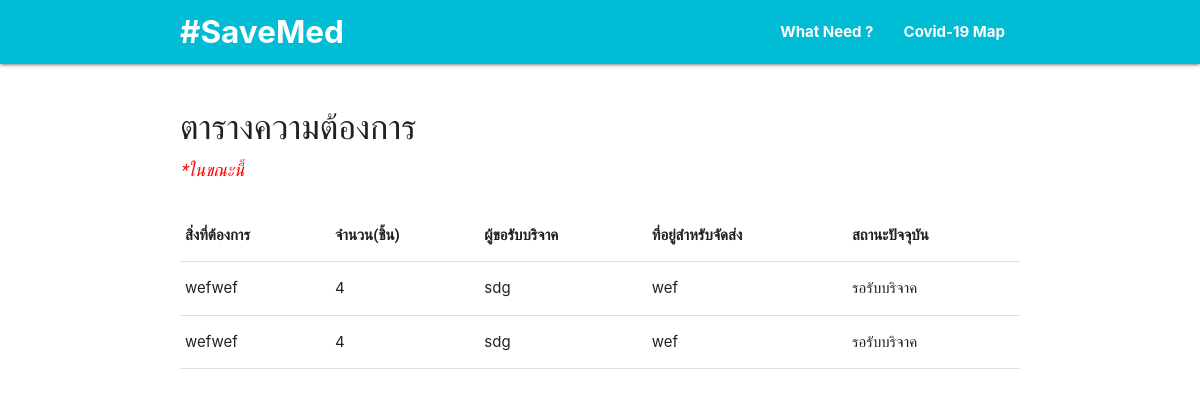
The page /need.php on the database as committed earlier.
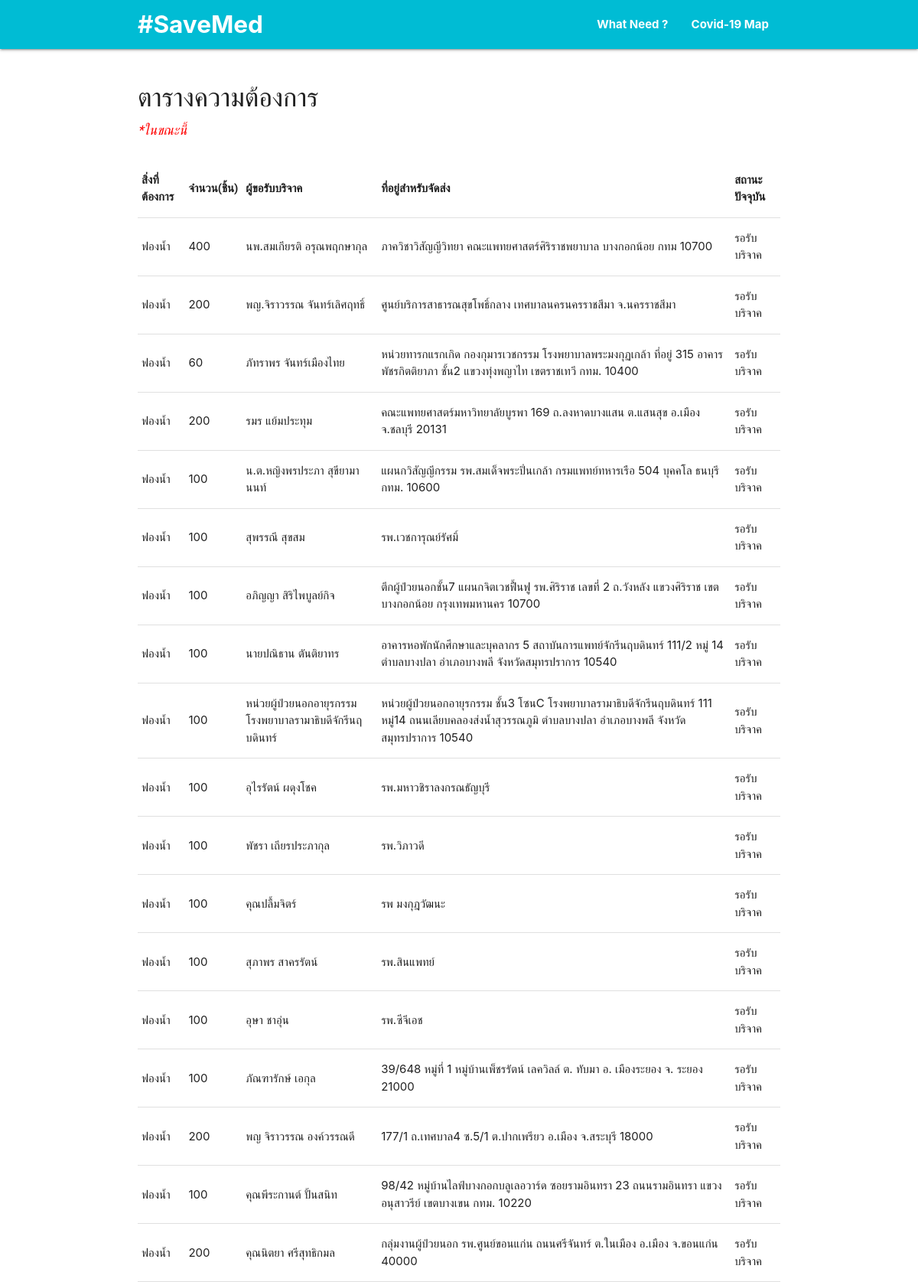
The same page on the database as committed later.
### tables this page shows
CREATE TABLE `save_med` (
  `id` int(10) NOT NULL,
  `need` text NOT NULL,
  `piece` int(11) NOT NULL,
  `place` text NOT NULL,
  `applicant` text NOT NULL,
  `contact` text NOT NULL,
  `status` text NOT NULL
);

### need.php (the view, shortened to what this page needs)
<?php
    $status = "รอรับบริจาค";
    require './server/server.php';
    $sql = "SELECT `need`, `piece`, `place`, `applicant`, `status` FROM save_med WHERE save_med.status = '$status' ";
    $result = mysqli_query($connect,$sql);
?>
<!DOCTYPE html>
<html lang="en">
<head>
    <link rel="stylesheet" href="css/font.css">
    <link href="css/materialize.css" type="text/css" rel="stylesheet" media="screen,projection" />
    <link href="css/style.css" type="text/css" rel="stylesheet" media="screen,projection" />
</head>
<body>
    <nav class="cyan" role="navigation">
        <div class="nav-wrapper container">
            <a id="logo-container" href="index.php" class="brand-logo white-text"><b>#SaveMed</b></a>
            <ul class="right hide-on-med-and-down">
                <li><a href="need.php" class="white-text"><b>What Need ?</b></a></li>
                <li><a href="https://covidtracker.5lab.co/" target="_blank" class="white-text"><b>Covid-19 Map</b></a></li>
            </ul>
        </div>
    </nav><br>
    <div class="container">
        <h4>ตารางความต้องการ</h4>
        <h6><i style="color: red">*ในขณะนี้</i></h6>
        <br>
    </div>
    <div class="container">
        <table class="responsive-table">
            <thead>
                <tr>
                    <th style="font-family: 'Itim', cursive;">สิ่งที่ต้องการ</th>
                    <th style="font-family: 'Itim', cursive;">จำนวน(ชิ้น)</th>
                    <th style="font-family: 'Itim', cursive;">ผู้ขอรับบริจาค</th>
                    <th style="font-family: 'Itim', cursive;">ที่อยู่สำหรับจัดส่ง</th>
                    <th style="font-family: 'Itim', cursive;">สถานะปัจจุบัน</th>
                </tr>
            </thead>
            <tbody>
                    <?php while ($row = mysqli_fetch_array($result)) {  ?>
                        <tr>
                            <td><?php echo $row['need'] ?></td>
                            <td><?php echo $row['piece'] ?></td>
                            <td><?php echo $row['applicant'] ?></td>
                            <td><?php echo $row['place'] ?></td>
                            <td><?php echo $row['status'] ?></td>
                        </tr>
                    <?php } ?>
                </tbody>
        </table>
    </div>
</body>
</html>

### css/style.css (style rules this page uses)
nav ul a, nav .brand-logo { color: #444; }

Rows that differ between the two databases and show on the page:
now on this page (row edited): save_med: need "ฟองน้ำ", piece "400", applicant "นพ.สมเกียรติ อรุณพฤกษากุล", place "ภาควิชาวิสัญญีวิทยา คณะแพทยศาสตร์ศิริราชพยาบาล บางกอกน้อย กทม 10700", status "รอรับบริจาค"
now on this page (row edited): save_med: need "ฟองน้ำ", piece "200", applicant "พญ.จิราวรรณ จันทร์เลิศฤทธิ์", place "ศูนย์บริการสาธารณสุขโพธิ์กลาง เทศบาลนครนครราชสีมา จ.นครราชสีมา", status "รอรับบริจาค"
changed save_med: need "wefwef" → "ฟองน้ำ"; piece "4" → "60"; applicant "sdg" → "ภัทราพร จันทร์เมืองไทย"; place "wef" → "หน่วยทารกแรกเกิด กองกุมารเวชกรรม โรงพยาบาลพระมงกุฏเกล้า ที่อยู่ 315 อาคารพัชรกิตติยาภา ชั้น2 แขวงทุ่งพญาไท เขตราชเทวี กทม. 10400"
changed save_med: need "wefwef" → "ฟองน้ำ"; piece "4" → "200"; applicant "sdg" → "รมร แย้มประทุม"; place "wef" → "คณะแพทยศาสตร์มหาวิทยาลัยบูรพา 169 ถ.ลงหาดบางแสน ต.แสนสุข อ.เมือง จ.ชลบุรี 20131"
added save_med: need "ฟองน้ำ", piece "100", applicant "น.ต.หญิงพรประภา สุขียามานนท์", place "แผนกวิสัญญีกรรม รพ.สมเด็จพระปิ่นเกล้า กรมแพทย์ทหารเรือ 504 บุคคโล ธนบุรี กทม. 10600", status "รอรับบริจาค"
added save_med: need "ฟองน้ำ", piece "100", applicant "สุพรรณี สุขสม", place "รพ.เวชการุณย์รัศมิ์", status "รอรับบริจาค"
added save_med: need "ฟองน้ำ", piece "100", applicant "อภิญญา สิริไพบูลย์กิจ", place "ตึกผู้ป่วยนอกชั้น7 แผนกจิตเวชฟื้นฟู รพ.ศิริราช เลขที่ 2 ถ.วังหลัง แขวงศิริราช เขตบางกอกน้อย กรุงเทพมหานคร 10700", status "รอรับบริจาค"
added save_med: need "ฟองน้ำ", piece "100", applicant "นายปณิธาน ตันติยาทร", place "อาคารหอพักนักศึกษาและบุคลากร 5 สถาบันการแพทย์จักรีนฤบดินทร์ 111/2 หมู่ 14 ตำบลบางปลา อำเภอบางพลี จังหวัดสมุทรปราการ 10540", status "รอรับบริจาค"
added save_med: need "ฟองน้ำ", piece "100", applicant "หน่วยผู้ป่วยนอกอายุรกรรม โรงพยาบาลรามาธิบดีจักรีนฤบดินทร์", place "หน่วยผู้ป่วยนอกอายุรกรรม ชั้น3 โซนC โรงพยาบาลรามาธิบดีจักรีนฤบดินทร์ 111 หมู่14 ถนนเลียบคลองส่งน้ำสุวรรณภูมิ ตำบลบางปลา อำเภอบางพลี จังหวัดสมุทรปราการ 10540", status "รอรับบริจาค"
added save_med: need "ฟองน้ำ", piece "100", applicant "อุไรรัตน์ ผดุงโชค", place "รพ.มหาวชิราลงกรณธัญบุรี", status "รอรับบริจาค"
added save_med: need "ฟองน้ำ", piece "100", applicant "พัชรา เถียรประภากุล", place "รพ.วิภาวดี", status "รอรับบริจาค"
added save_med: need "ฟองน้ำ", piece "100", applicant "คุณปลื้มจิตร์", place "รพ มงกุฎวัฒนะ", status "รอรับบริจาค"
added save_med: need "ฟองน้ำ", piece "100", applicant "สุภาพร สาครรัตน์", place "รพ.สินแพทย์", status "รอรับบริจาค"
added save_med: need "ฟองน้ำ", piece "100", applicant "อุษา ชาอุ่น", place "รพ.ซีจีเอช", status "รอรับบริจาค"
added save_med: need "ฟองน้ำ", piece "100", applicant "ภัณฑารักษ์ เอกุล", place "39/648 หมู่ที่ 1 หมู่บ้านเพ็ชรรัตน์ เลควิลล์ ต. ทับมา อ. เมืองระยอง จ. ระยอง 21000", status "รอรับบริจาค"
added save_med: need "ฟองน้ำ", piece "200", applicant "พญ จิราวรรณ องค์วรรณดี", place "177/1 ถ.เทศบาล4 ซ.5/1 ต.ปากเพรียว อ.เมือง จ.สระบุรี 18000", status "รอรับบริจาค"
added save_med: need "ฟองน้ำ", piece "100", applicant "คุณพีระกานต์ ปั้นสนิท", place "98/42 หมู่บ้านไลฟ์บางกอกบลูเลอวาร์ด ซอยรามอินทรา 23 ถนนรามอินทรา แขวงอนุสาวรีย์ เขตบางเขน กทม. 10220", status "รอรับบริจาค"
added save_med: need "ฟองน้ำ", piece "200", applicant "คุณนิตยา ศรีสุทธิกมล", place "กลุ่มงานผู้ป่วยนอก รพ.ศูนย์ขอนแก่น ถนนศรีจันทร์ ต.ในเมือง อ.เมือง จ.ขอนแก่น 40000", status "รอรับบริจาค"
